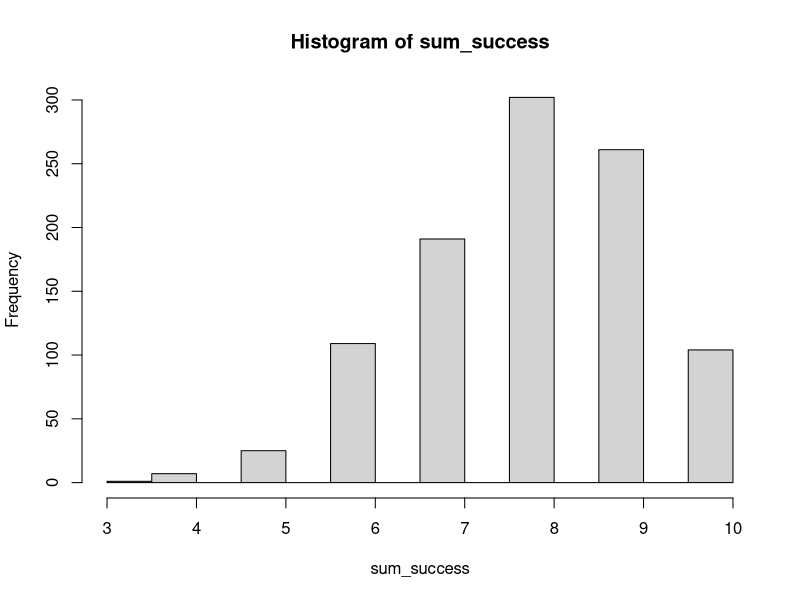
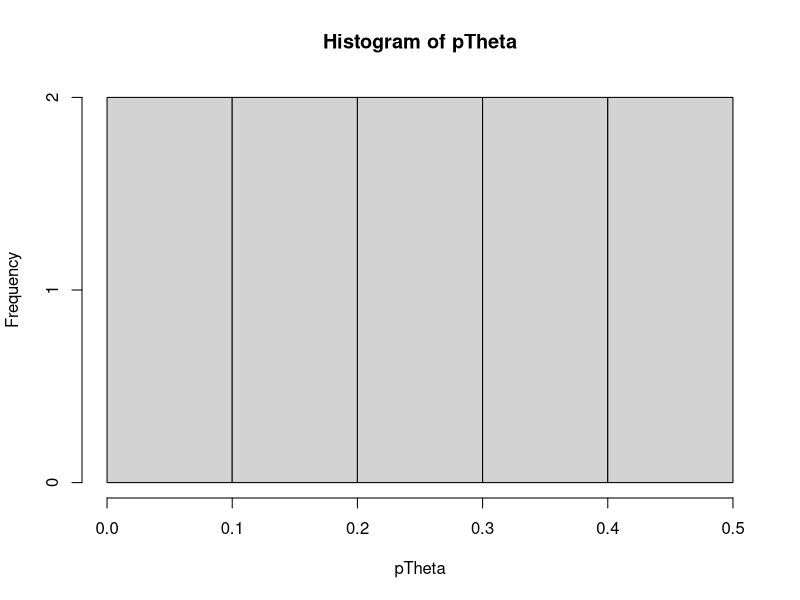

The R script that drew these images, in order:

# https://www.gastonsanchez.com/packyourcode/intro.html
#coin toss example

num_flips <- 10

coin <- c('head', 'tail') # head 1, tail 0, or success 1, failure 0
flips <- list(sample(coin, size = num_flips, replace = TRUE))
flips



# if we see head as success, we will replace with 1
#
num_flips <- 10
coin_success <- c(1,0) # head 1, tail 0, or success 1, failure 0
flips <- list(sample(coin_success, size = num_flips, replace = TRUE))
flips
flip_list <- list()
for (i in seq(20)) {
    flipToAdd <- list(sample(coin_success, size = num_flips, replace = T))
    flip_list <- append(flip_list, values = flipToAdd, after = length(i))
    
}

flip_list <- list()
for (i in seq(1000)) {
    flipToAdd <- list(sample(coin_success, size = num_flips,prob = c(0.8,0.2), replace = T))
    flip_list <- append(flip_list, values = flipToAdd, after = length(i))
    
}

sum_success <- lapply(flip_list, sum)
sum_success <- unlist(sum_success)
hist(sum_success)


# binomial dist
x1 <- rbinom(1000,size = 10, p=.5)

x2 = rbinom(1000, size=10, p=.85)
# https://m-clark.github.io/bayesian-basics/example.html

shots <-  c('goal','goal','goal','miss','miss',
          'goal','goal','miss','miss','goal')
shotsNum <- as.numeric(shots=='goal')
N <- length(shots)
nGoal <- sum(shots=='goal')
nMiss <- sum(shots=='miss')
N <- 10
theta = seq(from=1/(N+1), to=N/(N+1), length=10)

#prior
pTheta = pmin(theta, 1-theta)
hist(pTheta)
pTheta = pTheta/sum(pTheta) 
# # uniform
#  pTheta = dunif(theta)
#  hist(pTheta)
#  # beta prior with mean = .5
# pTheta = dbeta(theta, 10, 10)
# hist(pTheta)

pDataGivenTheta = choose(N, nGoal) * theta^nGoal * (1-theta)^nMiss

# dbinom(x,size,prob)
# dbinom(x= number of success(k), size= number of trial(N), prob=probability(theta))
# dbinom = choose(N,k) *